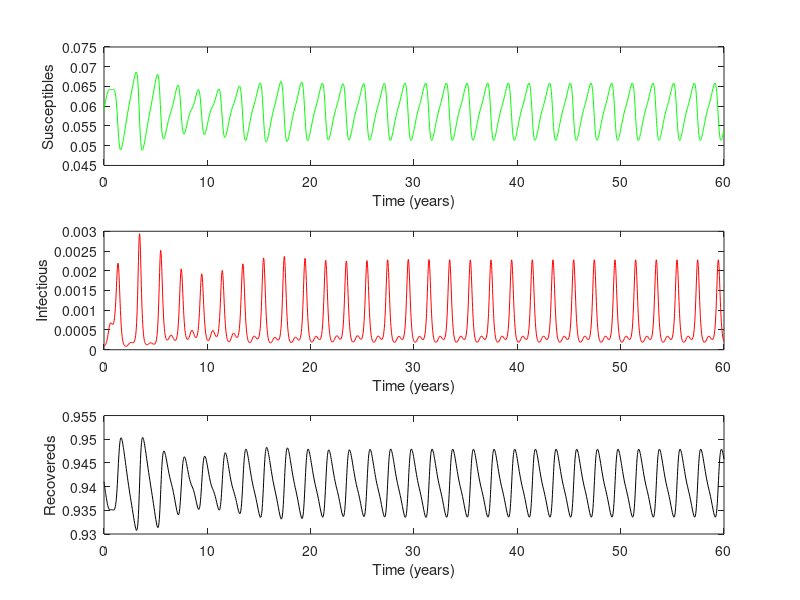

MATLAB code for this plot:
function [t,S,I,R] = Program_5_1(beta0,beta1,gamma,mu,S0,I0,MaxTime)
%
% 
%
% Program_5_1( beta0, beta1, gamma, mu, S0, I0, MaxTime)
%      This is the MATLAB version of program 5.1 from page 160 of 
% "Modeling Infectious Disease in humans and animals" 
% by Keeling & Rohani.
% 
% It is the simple SIR epidemic with sinusoidal forcing of the transmission rate.
% Note: setting beta1 too high can cause numerical difficulties.
%
% This code can also be used to generate bifurcation diagrams, by setting
% beta1 equal to a vector of seasonality rates. The bifurcation diagram is
% constructed using extrapolated initial conditions. Try:
% Program_5_1(17/13,[0:0.001:0.25],1/13,1/(50*365),1/17,1e-4,20*365);
%


% Sets up default parameters if necessary.
if nargin == 0
   beta0=17/13;
   beta1=0.1;
   gamma=1/13.0;
   mu=1/(50*365.0);
   S0=1/17;
   I0=1e-4;
   MaxTime=60*365;
end

% Checks all the parameters are valid
if S0<=0 
    error('Initial level of susceptibles (%g) is less than or equal to zero',S0);
end

if I0<=0 
    error('Initial level of infecteds (%g) is less than or equal to zero',I0);
end

if beta0<=0 
    error('Transmission rate beta0 (%g) is less than or equal to zero',beta0);
end

if beta1<0 
    error('Seasonality beta1 (%g) is less than zero',beta1);
end

if beta1>=1
    error('Seasonality beta1 (%g) is greater than or equal to one',beta1);
end
    
if gamma<=0 
    error('Recovery rate gamma (%g) is less than or equal to zero',gamma);
end

if mu<0 
    error('Birth / Death rate gamma (%g) is less than zero',mu);
end
    
if MaxTime<=0 
    error('Maximum run time (%g) is less than or equal to zero',MaxTime);
end
    
if S0+I0>1
    warning('Initial level of susceptibles+infecteds (%g+%g=%g) is greater than one',S0,I0,S0+I0);
end

if beta0<gamma+mu
    warning('Basic reproductive ratio (R_0=%g) is less than one',beta0/(gamma+mu));
end

S=S0; I=I0; R=1-S-I;

% The main iteration 

if length(beta1)==1
    
    options = odeset('RelTol', 1e-5);
    [t, pop]=ode45(@Diff_5_1,[0 MaxTime],[S I R],options,[beta0 beta1 gamma mu]);

    T=t/365; S=pop(:,1); I=pop(:,2); R=pop(:,3);

    % plots the graphs with scaled colours
    subplot(3,1,1)
    h=plot(T,S,'-g');
    xlabel 'Time (years)';
    ylabel 'Susceptibles'

    subplot(3,1,2)
    h=plot(T,I,'-r');
    xlabel 'Time (years)';
    ylabel 'Infectious'

    subplot(3,1,3)
    h=plot(T,R,'-k');
    xlabel 'Time (years)';
    ylabel 'Recovereds'

else
    if MaxTime<3650
        MaxTime=3650;
    end
    Last=[S0 I0 R];
    for loop=1:length(beta1)
        B1=beta1(loop);

        options = odeset('RelTol', 1e-5);
        [t, pop]=ode45(@Diff_5_1,[0 MaxTime],[Last],options,[beta0 B1 gamma mu]);
    
        Last=[pop(end,1) pop(end,2) pop(end,3)];
        Bifur_I(loop,1:10)=interp1(t,pop(:,2),MaxTime-[0:9]*365,'linear');
        
        semilogy(beta1(1:loop),Bifur_I(1:loop,:),'.k');
        xlabel 'Seasonality, \beta_1'
        ylabel 'Level of Infection'
        set(gca,'XLim',[min(beta1) max(beta1)]); drawnow;
    end
    
    semilogy(beta1,Bifur_I,'.k');
    xlabel 'Seasonality, \beta_1'
    ylabel 'Level of Infection'
end

% Calculates the differential rates used in the integration.
function dPop=Diff_5_1(t,pop, parameter)

beta0=parameter(1); beta1=parameter(2); gamma=parameter(3); mu=parameter(4);
beta=beta0*(1+beta1*sin(2*pi*t/365));

S=pop(1); I=pop(2); R=pop(3);

dPop=zeros(3,1);

dPop(1)= mu -beta*S*I - mu*S;
dPop(2)= beta*S*I - gamma*I - mu*I;
dPop(3)= gamma*I - mu*R;

